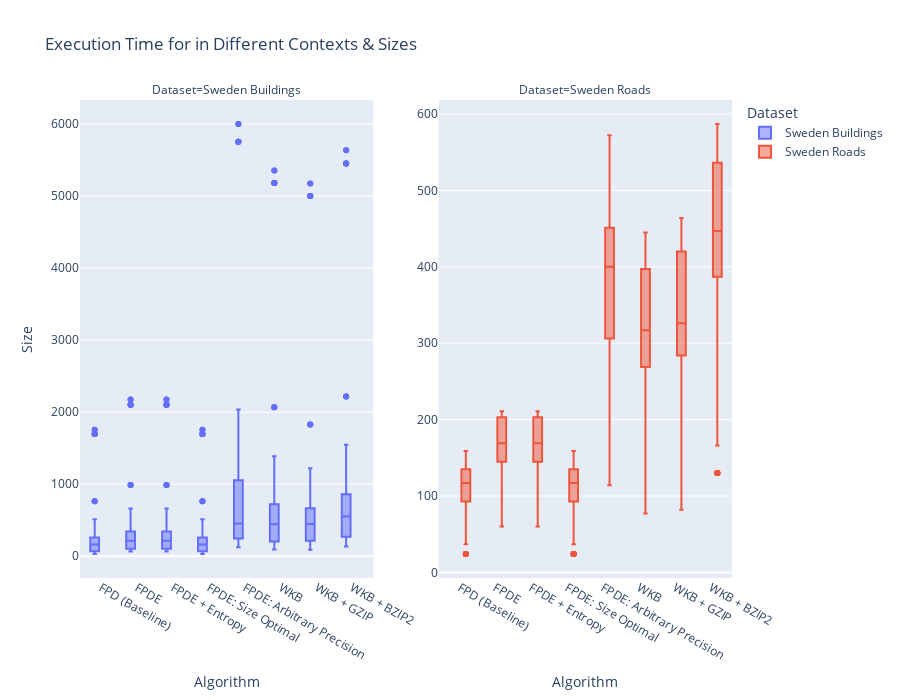

Source (notebook cell):
### Code cell
import plotly.express as px
def plot_total_time_box(df):
    fig = px.box(df, 
                 x="Algorithm", 
                 y="Size",
                 facet_col="Dataset", 
                 color="Dataset",
                 boxmode="group", 
                 facet_col_spacing=0.1, 
                 facet_row_spacing=0.1,
                 title=f"Execution Time for in Different Contexts & Sizes",
                 labels=dict(sizes="Sizes", context="Context", baseline="Baseline"),
                 facet_col_wrap=3,
                 height=700
                 )
    #make_general_facet_title(fig, "Bouning Box Context", "Mean Execution Time (s)")
    fig.update_yaxes(matches=None)
    fig.for_each_yaxis(lambda yaxis: yaxis.update(showticklabels=True))
    
    fig.show()

display(df)
plot_total_time_box(df)

### Figure 1 — Plotly figure (JSON) as saved in the notebook; plotly's stock layout.template omitted (floating-point values rounded to 4 significant figures; data arrays with more than 128 entries replaced by an {"elided": "..."} marker saying what was removed)
{"data": [{"alignmentgroup": "True", "hovertemplate": "Dataset=Sweden Buildings<br>Algorithm=%{x}<br>Size=%{y}<extra></extra>", "legendgroup": "Sweden Buildings", "marker": {"color": "#636efa"}, "name": "Sweden Buildings", "notched": false, "offsetgroup": "Sweden Buildings", "orientation": "v", "showlegend": true, "type": "box", "x": {"elided": "800 str values"}, "x0": " ", "xaxis": "x", "y": {"elided": "800 int values"}, "y0": " ", "yaxis": "y"}, {"alignmentgroup": "True", "hovertemplate": "Dataset=Sweden Roads<br>Algorithm=%{x}<br>Size=%{y}<extra></extra>", "legendgroup": "Sweden Roads", "marker": {"color": "#EF553B"}, "name": "Sweden Roads", "notched": false, "offsetgroup": "Sweden Roads", "orientation": "v", "showlegend": true, "type": "box", "x": {"elided": "800 str values"}, "x0": " ", "xaxis": "x2", "y": {"elided": "800 int values"}, "y0": " ", "yaxis": "y2"}], "layout": {"annotations": [{"font": {}, "showarrow": false, "text": "Dataset=Sweden Buildings", "x": 0.225, "xanchor": "center", "xref": "paper", "y": 1, "yanchor": "bottom", "yref": "paper"}, {"font": {}, "showarrow": false, "text": "Dataset=Sweden Roads", "x": 0.775, "xanchor": "center", "xref": "paper", "y": 1, "yanchor": "bottom", "yref": "paper"}], "boxmode": "group", "height": 700, "legend": {"title": {"text": "Dataset"}, "tracegroupgap": 0}, "title": {"text": "Execution Time for in Different Contexts & Sizes"}, "xaxis": {"anchor": "y", "domain": [0, 0.45], "title": {"text": "Algorithm"}}, "xaxis2": {"anchor": "y2", "domain": [0.55, 1], "matches": "x", "title": {"text": "Algorithm"}}, "yaxis": {"anchor": "x", "domain": [0, 1], "showticklabels": true, "title": {"text": "Size"}}, "yaxis2": {"anchor": "x2", "domain": [0, 1], "showticklabels": true}}}
